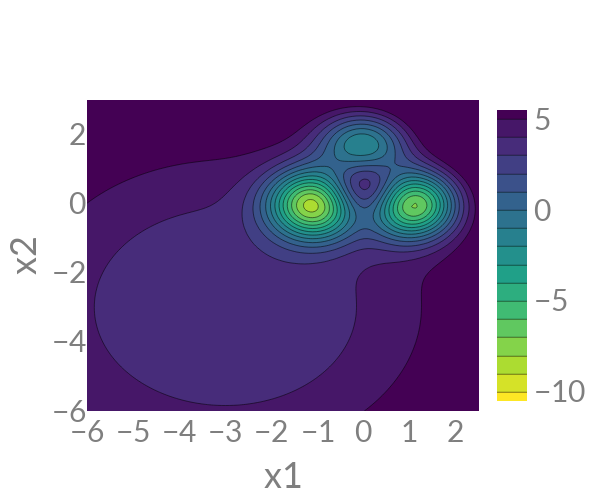

The code cell stored with this chart in its notebook:
### Markdown cell above
We can plot this energy landscape as is done in Fig. 2 of Noe et al:

### Code cell
x_illustrate_1 = np.linspace(-6,2.5,100)
y_illustrate_1 = np.linspace(-6,3,100)
xx_1, yy_1 = np.meshgrid(x_illustrate_1, y_illustrate_1, sparse=True)
E_illustrate_1 = E(xx_1,yy_1)

fig = go.Figure(data =
    go.Contour(
        z=E_illustrate_1,
        x=x_illustrate_1, 
        y=y_illustrate_1,
        reversescale = True,
        colorscale = "viridis",
        contours=dict(
            start=-10,
            end=5,
            size=1,
        ),
    ))

fig.update_layout(
    #title="Plot Title",
    width=600,
    height=500,
    font=dict(
        family="Lato",
        size=30,
        color="#7f7f7f"
    ),
    xaxis_title="x",
    yaxis_title="y",
    xaxis = dict(
        tickmode = 'linear',
        tick0 = -3,
        dtick = 1
    )
)

fig.show()
# fig.write_image("images/double_well.pdf")

### Figure 1 — Plotly figure (JSON) as saved in the notebook; plotly's stock layout.template omitted (floating-point values rounded to 4 significant figures; data arrays with more than 128 entries replaced by an {"elided": "..."} marker saying what was removed)
{"data": [{"colorscale": [[0, "#440154"], [0.1111, "#482878"], [0.2222, "#3e4989"], [0.3333, "#31688e"], [0.4444, "#26828e"], [0.5556, "#1f9e89"], [0.6667, "#35b779"], [0.7778, "#6ece58"], [0.8889, "#b5de2b"], [1, "#fde725"]], "contours": {"end": 5, "size": 1, "start": -10}, "reversescale": true, "type": "contour", "x": [-6, -5.914, -5.828, -5.742, -5.657, -5.571, -5.485, -5.399, -5.313, -5.227, -5.141, -5.056, -4.97, -4.884, -4.798, -4.712, -4.626, -4.54, -4.455, -4.369, -4.283, -4.197, -4.111, -4.025, -3.939, -3.854, -3.768, -3.682, -3.596, -3.51, -3.424, -3.338, -3.253, -3.167, -3.081, -2.995, -2.909, -2.823, -2.737, -2.652, -2.566, -2.48, -2.394, -2.308, -2.222, -2.136, -2.051, -1.965, -1.879, -1.793, -1.707, -1.621, -1.535, -1.449, -1.364, -1.278, -1.192, -1.106, -1.02, -0.9343, -0.8485, -0.7626, -0.6768, -0.5909, -0.5051, -0.4192, -0.3333, -0.2475, -0.1616, -0.07576, 0.0101, 0.09596, 0.1818, 0.2677, 0.3535, 0.4394, 0.5253, 0.6111, 0.697, 0.7828, 0.8687, 0.9545, 1.04, 1.126, 1.212, 1.298, 1.384, 1.47, 1.556, 1.641, 1.727, 1.813, 1.899, 1.985, 2.071, 2.157, 2.242, 2.328, 2.414, 2.5], "y": [-6, -5.909, -5.818, -5.727, -5.636, -5.545, -5.455, -5.364, -5.273, -5.182, -5.091, -5, -4.909, -4.818, -4.727, -4.636, -4.545, -4.455, -4.364, -4.273, -4.182, -4.091, -4, -3.909, -3.818, -3.727, -3.636, -3.545, -3.455, -3.364, -3.273, -3.182, -3.091, -3, -2.909, -2.818, -2.727, -2.636, -2.545, -2.455, -2.364, -2.273, -2.182, -2.091, -2, -1.909, -1.818, -1.727, -1.636, -1.545, -1.455, -1.364, -1.273, -1.182, -1.091, -1, -0.9091, -0.8182, -0.7273, -0.6364, -0.5455, -0.4545, -0.3636, -0.2727, -0.1818, -0.09091, 0, 0.09091, 0.1818, 0.2727, 0.3636, 0.4545, 0.5455, 0.6364, 0.7273, 0.8182, 0.9091, 1, 1.091, 1.182, 1.273, 1.364, 1.455, 1.545, 1.636, 1.727, 1.818, 1.909, 2, 2.091, 2.182, 2.273, 2.364, 2.455, 2.545, 2.636, 2.727, 2.818, 2.909, 3], "z": {"elided": "100x100 float values"}}], "layout": {"font": {"color": "#7f7f7f", "family": "Lato", "size": 30}, "height": 500, "width": 600, "xaxis": {"dtick": 1, "tick0": -3, "tickmode": "linear", "title": {"text": "x1"}}, "yaxis": {"title": {"text": "x2"}}}}
